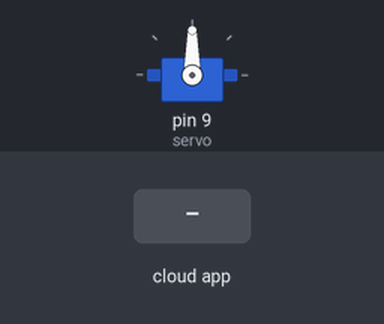
Simulated run of this sketch. Board: Arduino Uno, built with avr-gcc and run on an emulated ATmega328P. Shown: servo. The test bench sets the inputs (shaded band). The ROS host is connected and sends only what is stated.

Above: at 1.2 s.
1.3 s: the phone or cloud app sets servo to 0
At 2.5 s:
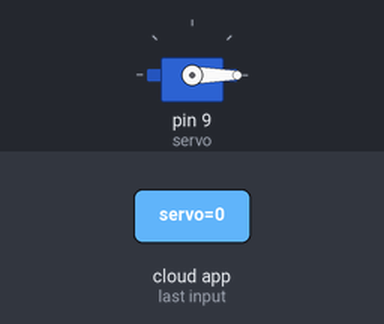
2.8 s: the phone or cloud app sets servo to 45
At 3.8 s:
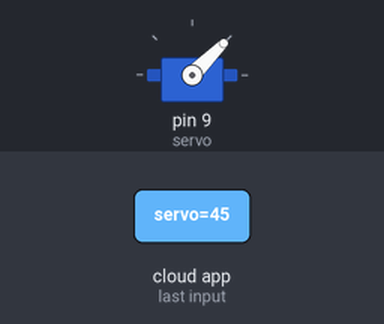
4.3 s: the phone or cloud app sets servo to 180
At 4.9 s:
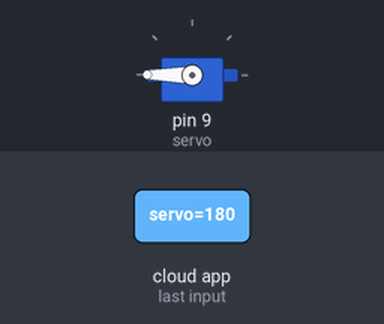
5.8 s: the phone or cloud app sets servo to 90
At 7.2 s:
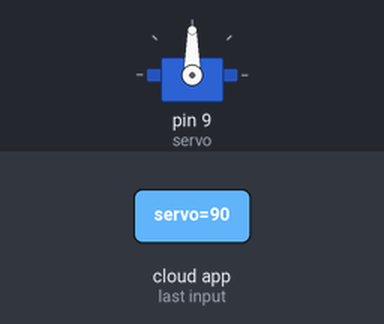
Timing chart, 0 to 8.3 s (numbered marks = the images above; inputs shaded):
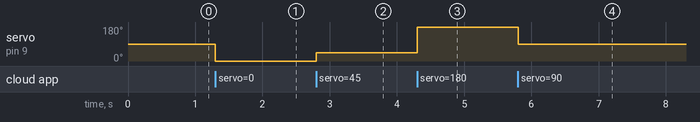

Measured:
- after the input at 1.3 s, servo on pin 9 (servo): 90° → 0° at once
- after the input at 2.8 s, servo on pin 9 (servo): 0° → 45° at once
- after the input at 4.3 s, servo on pin 9 (servo): 45° → 180° at once
- after the input at 5.8 s, servo on pin 9 (servo): 180° → 90° at once

The sketch:

ros_servo.ino
```cpp
//header files
#include <ros.h>
#include <Servo.h>
#include <std_msgs/UInt16.h>
#include <std_msgs/String.h>

//Initalize
Servo servo;

//allows us to create publishers and subscribers
ros::NodeHandle nh;

//Initalize publisher
std_msgs::String str_msg;
ros::Publisher chatter("chatter", &str_msg);
char moveServo[13] = "Servo Moved!";

//call back function for our subscriber
void servo_cb(const std_msgs::UInt16& cmd_msg ) {

  //perform servo operations
  servo.write(cmd_msg.data);

  //publish message
  str_msg.data = moveServo;
  chatter.publish( &str_msg);

}

//instanatiate a Subscriber with a topic
ros::Subscriber<std_msgs::UInt16> sub("servo", servo_cb);


void setup() {

 //set up servo
 servo.attach(9);

 //initialize Node and subscribe any topics
 nh.initNode();
 nh.advertise(chatter);
 nh.subscribe(sub);

}

void loop() {

  // where all ros communication is handle
  nh.spinOnce();
  delay(1);

}
```
